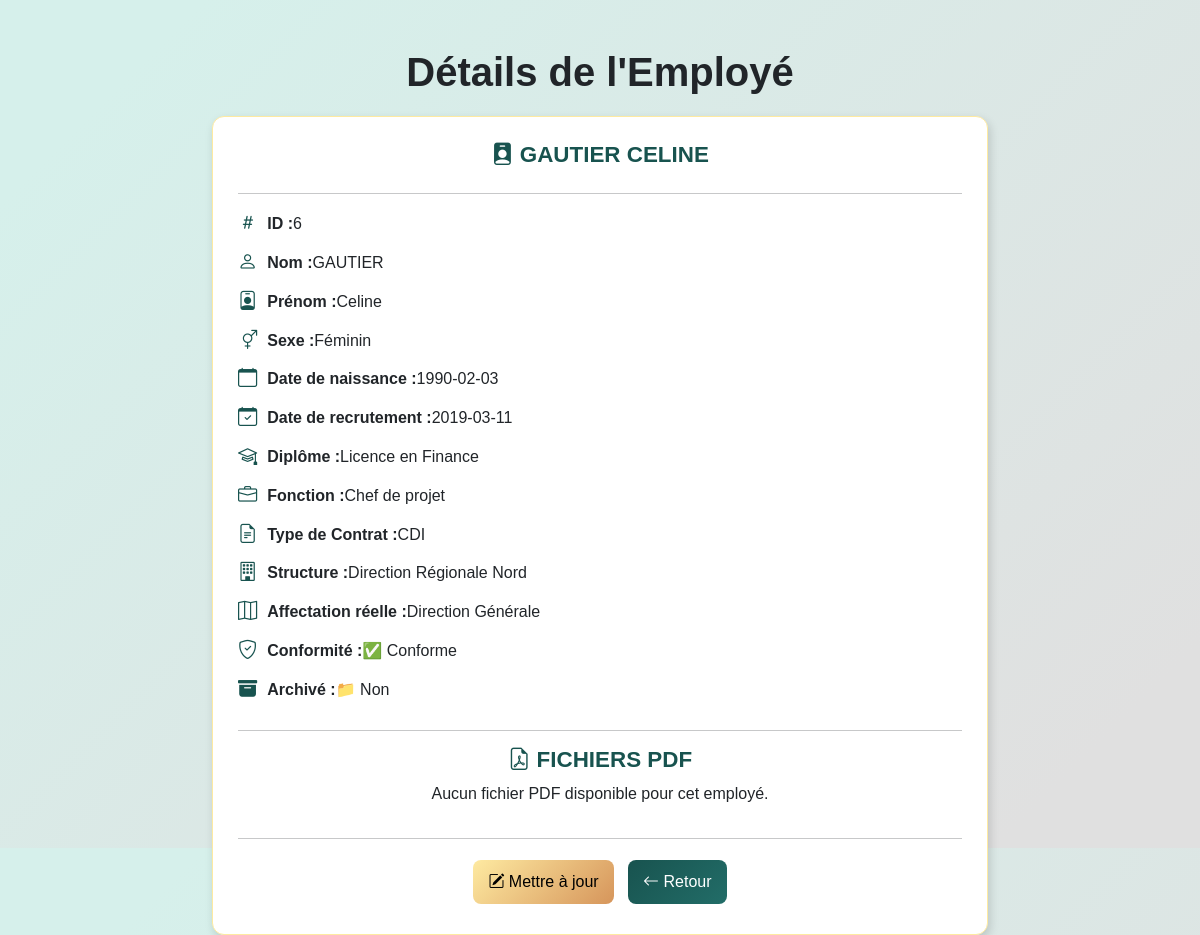
Screenshot of /pages/view_employee.php?id=6 (signed in) with the database file from the repository.
### tables this page shows
CREATE TABLE `t_employes_emplys` (
  `id_employe` int(11) NOT NULL,
  `nom` varchar(100) NOT NULL,
  `prenom` varchar(100) NOT NULL,
  `sexe` enum('M','F') NOT NULL,
  `date_naissance` date NOT NULL,
  `date_recrutement` date NOT NULL CHECK (`date_recrutement` > `date_naissance`),
  `diplome` varchar(150) DEFAULT NULL,
  `fonction` varchar(100) DEFAULT NULL,
  `type_contrat` enum('CDD','CDI') NOT NULL,
  `structure_id` int(11) DEFAULT NULL,
  `archivé` tinyint(1) DEFAULT 0,
  `affectation_réelle` varchar(255) DEFAULT NULL,
  `conformite` tinyint(1) DEFAULT 1
);

CREATE TABLE `t_structures_strcts` (
  `id_structure` int(11) NOT NULL,
  `nom_structure` varchar(150) NOT NULL,
  `type_structure` enum('Direction Générale','Direction Régionale') NOT NULL,
  `directeur_id` varchar(255) DEFAULT NULL
);

### pages/view_employee.php (the view, shortened to what this page needs)
<?php
require '../includes/config.php';
$id_employe = intval($_GET['id']);
$stmt = $conn->prepare("SELECT * FROM t_employes_emplys WHERE id_employe = ?");
$stmt->bind_param("i", $id_employe);
$stmt->execute();
$result = $stmt->get_result();
$employe = $result->fetch_assoc();
$dossier_path = "../dossiers/" . $id_employe;
$fichiers = [];
$structure_id = $employe['structure_id'];
$structure_result = $conn->query("SELECT nom_structure FROM `t_structures_strcts` WHERE id_structure = $structure_id");
$structure = $structure_result->fetch_assoc();
?>
<!DOCTYPE html>
<html lang="fr">
<head>
    <link href="https://cdn.jsdelivr.net/npm/bootstrap@5.3.0/dist/css/bootstrap.min.css" rel="stylesheet">
    <link href="https://cdn.jsdelivr.net/npm/bootstrap-icons/font/bootstrap-icons.css" rel="stylesheet">
</head>
<body>
<div class="container mt-5">
    <h1 class="text-center text-dark fw-bold">Détails de l'Employé</h1>
    <div class="card">
        <h2 class="card-title">
            <i class="bi bi-person-badge-fill"></i>
            <?php echo htmlspecialchars($employe['nom'] . ' ' . $employe['prenom']); ?>
        </h2>
        <hr>
        <div class="card-text"><i class="bi bi-hash"></i> <strong>ID :</strong> <?php echo $employe['id_employe']; ?></div>
    <div class="card-text"><i class="bi bi-person"></i> <strong>Nom :</strong> <?php echo htmlspecialchars($employe['nom']); ?></div>
    <div class="card-text"><i class="bi bi-person-badge"></i> <strong>Prénom :</strong> <?php echo htmlspecialchars($employe['prenom']); ?></div>
    <div class="card-text"><i class="bi bi-gender-ambiguous"></i> <strong>Sexe :</strong> <?php echo $employe['sexe'] === 'M' ? 'Masculin' : 'Féminin'; ?></div>
    <div class="card-text"><i class="bi bi-calendar"></i> <strong>Date de naissance :</strong> <?php echo $employe['date_naissance']; ?></div>
    <div class="card-text"><i class="bi bi-calendar-check"></i> <strong>Date de recrutement :</strong> <?php echo $employe['date_recrutement']; ?></div>
    <div class="card-text"><i class="bi bi-mortarboard"></i> <strong>Diplôme :</strong> <?php echo htmlspecialchars($employe['diplome']); ?></div>
    <div class="card-text"><i class="bi bi-briefcase"></i> <strong>Fonction :</strong> <?php echo htmlspecialchars($employe['fonction']); ?></div>
    <div class="card-text"><i class="bi bi-file-earmark-text"></i> <strong>Type de Contrat :</strong> <?php echo $employe['type_contrat']; ?></div>
    <div class="card-text"><i class="bi bi-building"></i> <strong>Structure :</strong><?php echo htmlspecialchars($structure['nom_structure'] ?? 'Non défini'); ?></div>
    <div class="card-text"><i class="bi bi-map"></i> <strong>Affectation réelle :</strong> <?php echo htmlspecialchars($employe['affectation_réelle']); ?></div>
    <div class="card-text"><i class="bi bi-shield-check"></i> <strong>Conformité :</strong> <?php echo $employe['conformite'] ? '✅ Conforme' : '❌ Non conforme'; ?></div>
    <div class="card-text"><i class="bi bi-archive-fill"></i> <strong>Archivé :</strong> <?php echo $employe['archivé'] ? '📂 Oui' : '📁 Non'; ?></div>
        <hr>
        <h4 class="card-title text-center"><i class="bi bi-file-earmark-pdf"></i> Fichiers PDF</h4>
        <?php if (!empty($fichiers)): ?>
            <ul class="pdf-list">
                <?php foreach ($fichiers as $fichier): ?>
                    <li>
                        <a href="<?php echo htmlspecialchars($dossier_path . '/' . $fichier); ?>" target="_blank">
                            <i class="bi bi-file-earmark-arrow-down-fill"></i> <?php echo htmlspecialchars($fichier); ?>
                        </a>
                    </li>
                <?php endforeach; ?>
            </ul>
        <?php else: ?>
            <p class="text-center">Aucun fichier PDF disponible pour cet employé.</p>
        <?php endif; ?>
        <hr>
        <div class="text-center">
            <a href="update_employee.php?id=<?php echo $employe['id_employe']; ?>" class="btn btn-warning">
                <i class="bi bi-pencil-square"></i> Mettre à jour
            </a>
            <a href="manage_employees.php" class="btn btn-primary">
                <i class="bi bi-arrow-left"></i> Retour
            </a>
        </div>
    </div>
</div>
</body>
</html>

### pages/view_employee.php (style rules this page uses)
body { background: linear-gradient(135deg, #D6F0EB 10%, #E0E0E0 90%); font-family: Arial, sans-serif; margin: 0; height: 100vh; }
.container { max-width: 800px; margin: auto; }
.card { background: white; border: 1px solid #FEEAA1; border-radius: 12px; box-shadow: 2px 4px 10px rgba(0, 0, 0, 0.15); padding: 25px; margin-top: 20px; transition: box-shadow 0.3s ease-in-out, transform 0.3s ease-in-out; }
.card-title { color: #18534F; font-weight: bold; text-transform: uppercase; font-size: 1.4rem; text-align: center; }
.card-text { font-size: 1rem; margin-bottom: 10px; display: flex; align-items: center; font-weight: normal; }
.card-text i { color: #18534F; margin-right: 10px; font-size: 1.2rem; }
.btn-primary, .btn-warning { border-radius: 8px; padding: 10px 15px; margin:5px; font-weight: normal; transition: transform 0.3s ease-in-out, box-shadow 0.3s ease-in-out; }
.btn-primary { background: linear-gradient(135deg, #18534F, #226D68); border: none; color: white; }
.btn-warning { background: linear-gradient(135deg, #FEEAA1, #D6955B); border: none; color: black; }

### rows the page displays
t_employes_emplys: nom+prenom "GAUTIER CELINE", id_employe "6", nom "GAUTIER", prenom "Celine", date_naissance "1990-02-03", date_recrutement "2019-03-11", diplome "Licence en Finance", fonction "Chef de projet", type_contrat "CDI", affectation_réelle "Direction Générale"
t_structures_strcts: nom_structure "Direction Régionale Nord"
